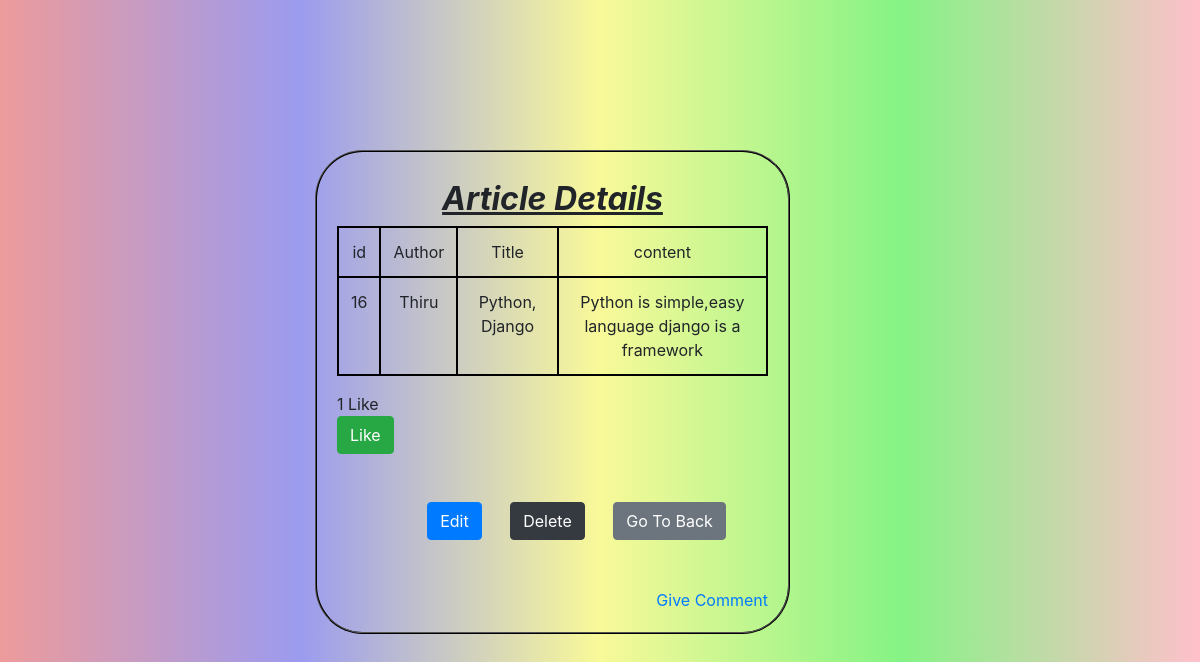
Page /16/python-django on the committed database.
### app/models.py (models this page shows, shortened)
class Post(models.Model):
    title = models.CharField(max_length=100)
    slug = models.SlugField(max_length=100)
    author = models.ForeignKey(User, on_delete = models.CASCADE)
    body = models.TextField()
    likes = models.ManyToManyField(User, related_name = 'likes')
    created_date = models.DateField(max_length=50, auto_now_add=True)
    updated_date = models.DateField(max_length=50, auto_now=True)
    def total_likes(self):
        return self.likes.count()

### app/views.py (the view)
# urls.py: path('<id>/<slug>',views.post_detail, name='post_detail'),
def post_detail(request,id,slug):
    post = get_object_or_404(Post, id=id, slug=slug)
    is_liked = False
    if post.likes.filter(id=request.user.id).exists():
        is_liked = True
    context = {
        'post':post,
        'is_liked':is_liked,
        'total_likes':post.total_likes(),
    }
    return render(request,'post_detail.html',context)

### templates/post_detail.html (shortened to what this page needs)
<!DOCTYPE html>
<html lang="en" dir="ltr">
  <head>
    {% include 'cdnlines.html' %}
  </head>
  <body>
    <div class="container">
      <div class="row">
        <div class="offset-md-3 col-md-5 lucky">
          <h2 class="text-center mt-2 mb-2"> <b><u><i> Article Details  </i></u></b> </h2>
        <table class="table text-center">
          <thead>
            <tr><td>id</td><td>Author</td><td>Title</td><td>content</td></tr>
          </thead>
          <tbody>
            <tr>
              <td>{{ post.id  }}</td><td>{{ post.author }}</td>
              <td>{{ post.title }}</td><td>{{ post.body }}</td>
            </tr>
          </tbody>
        </table>
        <div id="likes_section"> {% include 'likes.html' %} </div><br><br>
        <center>
          <a href="{% url 'post_edit' id=post.id %}" class="btn btn-primary ml-5 mr-4"> Edit </a>
          <a href="{% url 'delete' id=post.id %}" class="btn btn-dark ">Delete</a>
          <a href="{% url 'post_list' %}" class="btn btn-secondary ml-4">Go To Back</a>
        </center><br><br>
      <div class="text-right"> <a href="{% url 'comment' %}">Give Comment</a> </div>
        </div>
      </div>
    </div>
  </body>
</html>

### templates/post_detail.html (style rules this page uses)
table, th, td,thead,tbody,tr { border: 2px solid black; }
body { background-image:linear-gradient(90deg,#ed9b9b,#9b9bef,#f9f999,#85f385,#ffc0cb); }
.lucky { margin-top: 150px; border: 2px ridge black; border-radius: 10%; padding: 20px; }

### rows in the picture
Post: id "16", author "Thiru", title "Python, Django", body "Python is simple,easy language django is a framework"

### other values in the picture
{{ total_likes }} "1"
